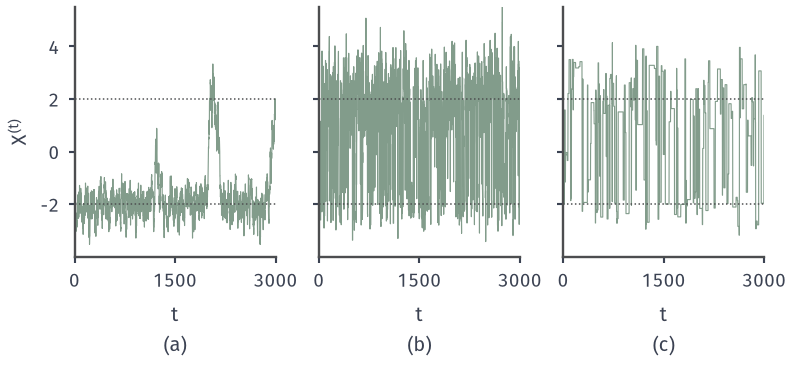

Python code for this plot:
from pathlib import Path
import sys
ROOT = next(p for p in Path(__file__).resolve().parents if (p/"build.sh").is_file() and (p/"tex/book.tex").is_file())
sys.path.insert(0, str(ROOT/"figures/07-probability/08-sampling-and-integration/matplotlib/sgen-common"))
from sgen_common import *
# Target: random-walk Metropolis on the mixture 0.3 N(-2, 0.5^2) + 0.7 N(2, 1), proposal y = x + s*N(0,1),
# start x = -2, 3000 steps, seed 9 for each run; step sizes s = 0.3, 2.5, 30.
logp = lambda x: math.log(mix_pdf(np.array([x]))[0]+1e-300)
fig, axs = figure(width_mm=112, height_mm=52, ncols=3, sharey=True)
res = {}
for ax, s, L in zip(axs, (0.3, 2.5, 30.0), 'abc'):
    style(ax)
    ch, a = rwmh(logp, -2.0, s, 3000, np.random.default_rng(9))
    res[s] = {'acc': a, 'frac_right': float((ch > 0).mean())}
    ax.plot(np.arange(1, 3001), ch, color=GREEN, lw=.45)
    for m in M_MIX: ax.axhline(m, color=LINE, lw=.6, ls=':')
    ax.set_ylim(-4, 5.5); ax.set_yticks([-2, 0, 2, 4]); ax.set_xlim(0, 3000); ax.set_xticks([0, 1500, 3000])
    sub(ax, L, '$t$')
axs[0].set_ylabel('$X^{(t)}$')
save(fig, HERE(__file__), 'figure', {str(k): v for k, v in res.items()})
print(res)
